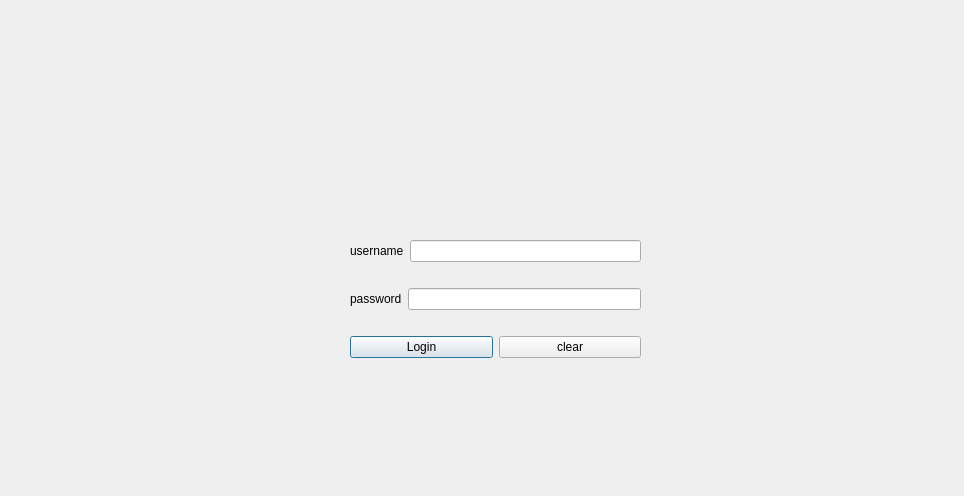
<?xml version="1.0" encoding="UTF-8"?>
<ui version="4.0">
 <class>LoginDialog</class>
 <widget class="QDialog" name="LoginDialog">
  <property name="geometry">
   <rect>
    <x>0</x>
    <y>0</y>
    <width>964</width>
    <height>496</height>
   </rect>
  </property>
  <property name="maximumSize">
   <size>
    <width>1280</width>
    <height>720</height>
   </size>
  </property>
  <property name="windowTitle">
   <string>Dialog</string>
  </property>
  <property name="styleSheet">
   <string notr="true"/>
  </property>
  <widget class="QWidget" name="layoutWidget">
   <property name="geometry">
    <rect>
     <x>350</x>
     <y>220</y>
     <width>291</width>
     <height>161</height>
    </rect>
   </property>
   <layout class="QVBoxLayout" name="verticalLayout">
    <item>
     <layout class="QHBoxLayout" name="horizontalLayout_2">
      <item>
       <widget class="QLabel" name="label">
        <property name="text">
         <string>username</string>
        </property>
       </widget>
      </item>
      <item>
       <widget class="QLineEdit" name="username"/>
      </item>
     </layout>
    </item>
    <item>
     <layout class="QHBoxLayout" name="horizontalLayout">
      <item>
       <widget class="QLabel" name="label_2">
        <property name="text">
         <string>password</string>
        </property>
       </widget>
      </item>
      <item>
       <widget class="QLineEdit" name="password">
        <property name="echoMode">
         <enum>QLineEdit::Password</enum>
        </property>
        <property name="clearButtonEnabled">
         <bool>true</bool>
        </property>
       </widget>
      </item>
     </layout>
    </item>
    <item>
     <layout class="QHBoxLayout" name="horizontalLayout_3">
      <item>
       <widget class="QPushButton" name="Login">
        <property name="text">
         <string>Login</string>
        </property>
       </widget>
      </item>
      <item>
       <widget class="QPushButton" name="pushButton_2">
        <property name="text">
         <string>clear</string>
        </property>
       </widget>
      </item>
     </layout>
    </item>
   </layout>
  </widget>
  <widget class="QLabel" name="label_3">
   <property name="geometry">
    <rect>
     <x>450</x>
     <y>120</y>
     <width>101</width>
     <height>91</height>
    </rect>
   </property>
   <property name="text">
    <string/>
   </property>
   <property name="pixmap">
    <pixmap resource="../imgs/imgs.qrc">:/imgs/login.png</pixmap>
   </property>
   <property name="scaledContents">
    <bool>true</bool>
   </property>
  </widget>
 </widget>
 <resources>
  <include location="../imgs/imgs.qrc"/>
 </resources>
 <connections/>
</ui>
